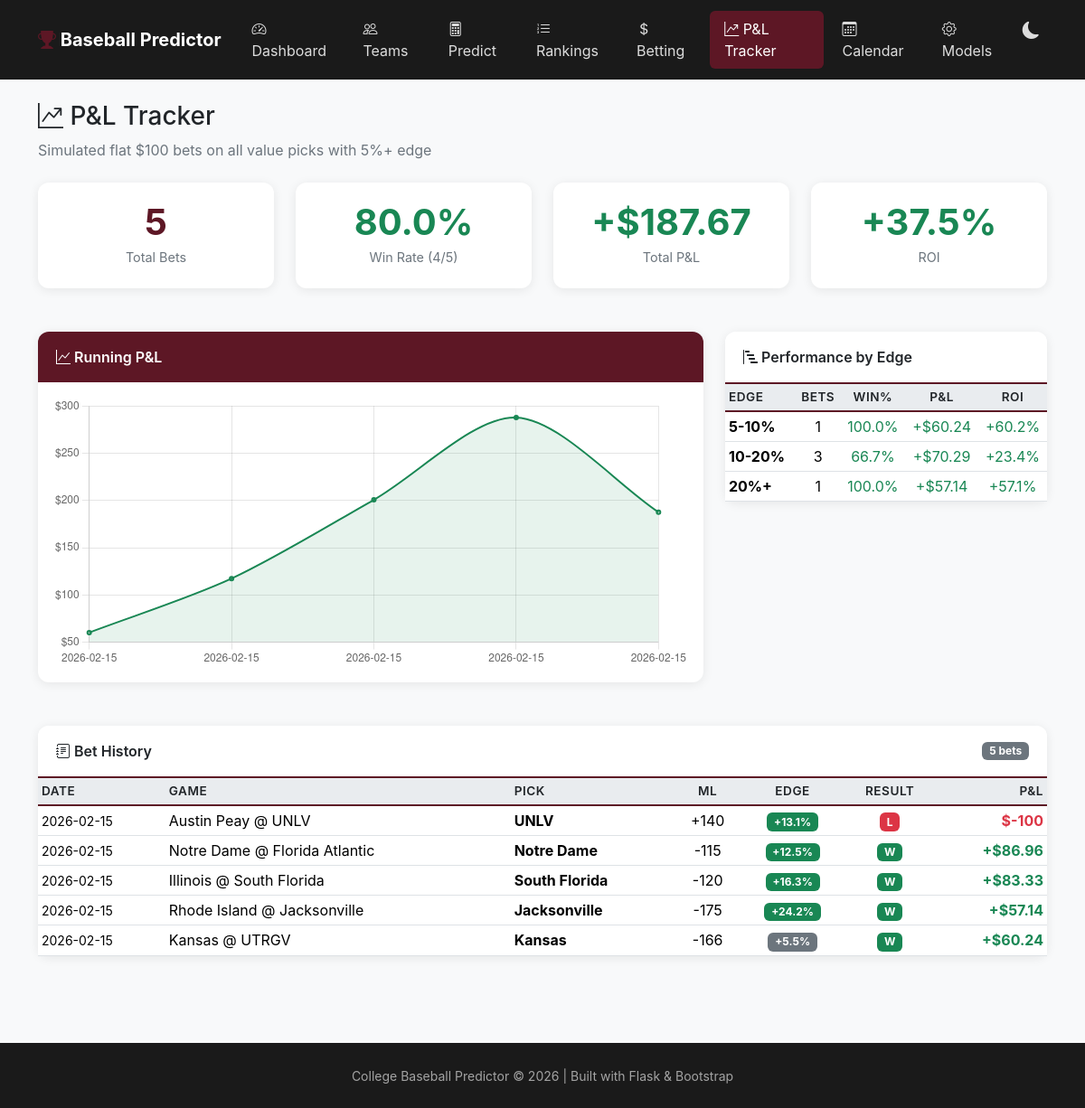
Page /tracker on the committed database.
### tables this page shows
CREATE TABLE model_predictions (
                id INTEGER PRIMARY KEY AUTOINCREMENT,
                game_id TEXT NOT NULL,
                model_name TEXT NOT NULL,
                predicted_home_prob REAL,
                predicted_home_runs REAL,
                predicted_away_runs REAL,
                predicted_at TEXT DEFAULT CURRENT_TIMESTAMP,
                -- Filled in after game
                was_correct INTEGER,
                UNIQUE(game_id, model_name),
                FOREIGN KEY (game_id) REFERENCES games(id)
            );

CREATE TABLE games (
            id TEXT PRIMARY KEY,
            date TEXT NOT NULL,
            time TEXT,
            home_team_id TEXT NOT NULL,
            away_team_id TEXT NOT NULL,
            home_score INTEGER,
            away_score INTEGER,
            winner_id TEXT,
            innings INTEGER DEFAULT 9,
            is_conference_game INTEGER DEFAULT 0,
            is_neutral_site INTEGER DEFAULT 0,
            tournament_id TEXT,
            venue TEXT,
            attendance INTEGER,
            notes TEXT,
            status TEXT DEFAULT 'scheduled',  -- scheduled, final, postponed, cancelled
            created_at TEXT DEFAULT CURRENT_TIMESTAMP,
            updated_at TEXT DEFAULT CURRENT_TIMESTAMP,
            FOREIGN KEY (home_team_id) REFERENCES teams(id),
            FOREIGN KEY (away_team_id) REFERENCES teams(id),
            FOREIGN KEY (tournament_id) REFERENCES tournaments(id)
        );

CREATE TABLE teams (
            id TEXT PRIMARY KEY,
            name TEXT NOT NULL,
            nickname TEXT,
            conference TEXT,
            division TEXT,
            athletics_url TEXT,
            preseason_rank INTEGER,
            current_rank INTEGER,
            created_at TEXT DEFAULT CURRENT_TIMESTAMP,
            updated_at TEXT DEFAULT CURRENT_TIMESTAMP
        );

CREATE TABLE betting_lines (
            id INTEGER PRIMARY KEY AUTOINCREMENT,
            game_id TEXT,
            date TEXT NOT NULL,
            home_team_id TEXT NOT NULL,
            away_team_id TEXT NOT NULL,
            book TEXT DEFAULT 'draftkings',
            -- Moneyline (American odds)
            home_ml INTEGER,
            away_ml INTEGER,
            -- Run line
            home_spread REAL,
            home_spread_odds INTEGER,
            away_spread REAL,
            away_spread_odds INTEGER,
            -- Totals
            over_under REAL,
            over_odds INTEGER,
            under_odds INTEGER,
            -- Timestamps
            captured_at TEXT DEFAULT CURRENT_TIMESTAMP,
            FOREIGN KEY (home_team_id) REFERENCES teams(id),
            FOREIGN KEY (away_team_id) REFERENCES teams(id)
        );

### web/app.py (the view)
@app.route('/tracker')
def tracker():
    conn = get_connection()
    c = conn.cursor()
    c.execute('''
        SELECT mp.game_id, mp.model_name, mp.predicted_home_prob,
               g.date, g.home_team_id, g.away_team_id, g.home_score, g.away_score, g.winner_id,
               ht.name as home_name, at.name as away_name,
               b.home_ml, b.away_ml
        FROM model_predictions mp
        JOIN games g ON mp.game_id = g.id
        JOIN teams ht ON g.home_team_id = ht.id
        JOIN teams at ON g.away_team_id = at.id
        JOIN betting_lines b ON b.game_id = g.id
        WHERE mp.model_name = 'ensemble'
          AND g.status = 'final'
          AND g.winner_id IS NOT NULL
          AND b.home_ml IS NOT NULL
          AND b.away_ml IS NOT NULL
        ORDER BY g.date
    ''')
    rows = [dict(r) for r in c.fetchall()]
    nn_preds = {}
    c.execute('''
        SELECT game_id, predicted_home_prob FROM model_predictions
        WHERE model_name = 'neural' AND predicted_home_prob IS NOT NULL
    ''')
    for r in c.fetchall():
        nn_preds[r['game_id']] = r['predicted_home_prob']
    conn.close()
    bets = []
    for row in rows:
        ens_prob = row['predicted_home_prob']
        nn_prob = nn_preds.get(row['game_id'])
        if nn_prob is not None:
            model_home_prob = nn_prob * 0.6 + ens_prob * 0.4
        else:
            model_home_prob = ens_prob
        try:
            dk_home = american_to_implied_prob(row['home_ml'])
            dk_away = american_to_implied_prob(row['away_ml'])
            total = dk_home + dk_away
            dk_home_fair = dk_home / total
        except:
            continue
        home_edge = (model_home_prob - dk_home_fair) * 100
        away_edge = ((1 - model_home_prob) - (1 - dk_home_fair)) * 100
        if home_edge > away_edge:
            pick_home = True
            edge = home_edge
            ml = row['home_ml']
            pick_name = row['home_name']
        else:
            pick_home = False
            edge = away_edge
            ml = row['away_ml']
            pick_name = row['away_name']
        if edge < 5:
            continue
        if pick_home:
            won = row['winner_id'] == row['home_team_id']
        else:
            won = row['winner_id'] == row['away_team_id']
        if won:
            if ml > 0:
                profit = ml
            else:
                profit = 100 / abs(ml) * 100
        else:
            profit = -100
        bets.append({
            'date': row['date'],
            'game': f"{row['away_name']} @ {row['home_name']}",
            'pick': pick_name,
            'moneyline': ml,
            'edge': round(edge, 1),
            'won': won,
            'profit': round(profit, 2)
        })
    total_bets = len(bets)
    wins = sum(1 for b in bets if b['won'])
    total_pl = sum(b['profit'] for b in bets)
    win_rate = round(wins / total_bets * 100, 1) if total_bets > 0 else 0
    roi = round(total_pl / (total_bets * 100) * 100, 1) if total_bets > 0 else 0
    running_pl = []
    cumulative = 0
    for b in bets:
        cumulative += b['profit']
        running_pl.append({'date': b['date'], 'pl': round(cumulative, 2)})
    buckets = {
        '5-10%': {'bets': [], 'label': '5-10%'},
        '10-20%': {'bets': [], 'label': '10-20%'},
        '20%+': {'bets': [], 'label': '20%+'}
    }
    for b in bets:
        if b['edge'] >= 20:
            buckets['20%+']['bets'].append(b)
        elif b['edge'] >= 10:
            buckets['10-20%']['bets'].append(b)
        else:
            buckets['5-10%']['bets'].append(b)
    bucket_stats = []
    for key in ('5-10%', '10-20%', '20%+'):
        bb = buckets[key]['bets']
        if bb:
            bw = sum(1 for x in bb if x['won'])
            bp = sum(x['profit'] for x in bb)
            bucket_stats.append({
                'label': key,
                'count': len(bb),
                'wins': bw,
                'win_rate': round(bw / len(bb) * 100, 1),
                'pl': round(bp, 2),
                'roi': round(bp / (len(bb) * 100) * 100, 1)
            })
        else:
            bucket_stats.append({'label': key, 'count': 0, 'wins': 0, 'win_rate': 0, 'pl': 0, 'roi': 0})
    return render_template('tracker.html',
                          bets=bets,
                          total_bets=total_bets,
                          wins=wins,
                          win_rate=win_rate,
                          total_pl=round(total_pl, 2),
                          roi=roi,
                          running_pl=running_pl,
                          bucket_stats=bucket_stats)

### web/templates/tracker.html (shortened to what this page needs)
{% extends "base.html" %}
{% block content %}
<div class="mb-4">
    <h1 class="h3"><i class="bi bi-graph-up-arrow"></i> P&L Tracker</h1>
    <p class="text-muted">Simulated flat $100 bets on all value picks with 5%+ edge</p>
</div>
<div class="row mb-4">
    <div class="col-6 col-md-3">
        <div class="card stat-card">
            <div class="stat-value">{{ total_bets }}</div>
            <div class="stat-label">Total Bets</div>
        </div>
    </div>
    <div class="col-6 col-md-3">
        <div class="card stat-card">
            <div class="stat-value {% if win_rate >= 55 %}text-success{% elif win_rate < 50 %}text-danger{% endif %}">
                {{ win_rate }}%
            </div>
            <div class="stat-label">Win Rate ({{ wins }}/{{ total_bets }})</div>
        </div>
    </div>
    <div class="col-6 col-md-3">
        <div class="card stat-card">
            <div class="stat-value {% if total_pl > 0 %}text-success{% elif total_pl < 0 %}text-danger{% endif %}">
                {{ '+' if total_pl > 0 else '' }}${{ total_pl }}
            </div>
            <div class="stat-label">Total P&L</div>
        </div>
    </div>
    <div class="col-6 col-md-3">
        <div class="card stat-card">
            <div class="stat-value {% if roi > 0 %}text-success{% elif roi < 0 %}text-danger{% endif %}">
                {{ '+' if roi > 0 else '' }}{{ roi }}%
            </div>
            <div class="stat-label">ROI</div>
        </div>
    </div>
</div>
<div class="row">
    <div class="col-lg-8">
        <div class="card">
            <div class="card-header bg-maroon">
                <i class="bi bi-graph-up"></i> Running P&L
            </div>
            <div class="card-body">
                {% if running_pl %}
                <canvas id="plChart" height="300"></canvas>
                {% else %}
                <div class="text-center text-muted py-5">No data yet</div>
                {% endif %}
            </div>
        </div>
    </div>
    <div class="col-lg-4">
        <div class="card">
            <div class="card-header">
                <i class="bi bi-bar-chart-steps"></i> Performance by Edge
            </div>
            <div class="card-body p-0">
                <table class="table table-sm mb-0">
                    <thead>
                        <tr>
                            <th>Edge</th>
                            <th class="text-center">Bets</th>
                            <th class="text-center">Win%</th>
                            <th class="text-center">P&L</th>
                            <th class="text-center">ROI</th>
                        </tr>
                    </thead>
                    <tbody>
                        {% for b in bucket_stats %}
                        <tr>
                            <td><strong>{{ b.label }}</strong></td>
                            <td class="text-center">{{ b.count }}</td>
                            <td class="text-center {% if b.win_rate >= 55 %}text-success{% elif b.win_rate < 50 %}text-danger{% endif %}">
                                {{ b.win_rate }}%
                            </td>
                            <td class="text-center {% if b.pl > 0 %}text-success{% elif b.pl < 0 %}text-danger{% endif %}">
                                {{ '+' if b.pl > 0 else '' }}${{ b.pl }}
                            </td>
                            <td class="text-center {% if b.roi > 0 %}text-success{% elif b.roi < 0 %}text-danger{% endif %}">
                                {{ '+' if b.roi > 0 else '' }}{{ b.roi }}%
                            </td>
                        </tr>
                        {% endfor %}
                    </tbody>
                </table>
            </div>
        </div>
    </div>
</div>
<div class="card mt-4">
    <div class="card-header">
        <div class="d-flex justify-content-between align-items-center">
            <span><i class="bi bi-journal-text"></i> Bet History</span>
            <span class="badge bg-secondary">{{ bets|length }} bets</span>
        </div>
    </div>
    <div class="card-body p-0">
        {% if bets %}
        <div class="table-responsive">
            <table class="table table-hover table-sm mb-0">
                <thead>
                    <tr>
                        <th>Date</th>
                        <th>Game</th>
                        <th>Pick</th>
                        <th class="text-center">ML</th>
                        <th class="text-center">Edge</th>
                        <th class="text-center">Result</th>
                        <th class="text-end">P&L</th>
                    </tr>
                </thead>
                <tbody>
                    {% for bet in bets|reverse %}
                    <tr>
                        <td><small>{{ bet.date }}</small></td>
                        <td>{{ bet.game }}</td>
                        <td><strong>{{ bet.pick }}</strong></td>
                        <td class="text-center">{{ bet.moneyline|format_odds }}</td>
                        <td class="text-center">
                            <span class="badge {% if bet.edge >= 10 %}bg-success{% else %}bg-secondary{% endif %}">
                                +{{ bet.edge }}%
                            </span>
                        </td>
                        <td class="text-center">
                            {% if bet.won %}
                            <span class="badge bg-success">W</span>
                            {% else %}
                            <span class="badge bg-danger">L</span>
                            {% endif %}
                        </td>
                        <td class="text-end {% if bet.profit > 0 %}text-success{% else %}text-danger{% endif %} fw-bold">
                            {{ '+' if bet.profit > 0 else '' }}${{ bet.profit }}
                        </td>
                    </tr>
                    {% endfor %}
                </tbody>
            </table>
        </div>
        {% else %}
        <div class="text-center py-5 text-muted">
            <i class="bi bi-inbox display-4"></i>
            <p class="mt-3">No completed bets to show yet</p>
            <small>Bets will appear here as games with value picks are completed</small>
        </div>
        {% endif %}
    </div>
</div>
{% endblock %}
{% block extra_js %}
{% if running_pl %}
<script>
const ctx = document.getElementById('plChart').getContext('2d');
const data = {{ running_pl|tojson }};
new Chart(ctx, {
    type: 'line',
    data: {
        labels: data.map(d => d.date),
        datasets: [{
            label: 'Cumulative P&L ($)',
            data: data.map(d => d.pl),
            borderColor: data[data.length-1].pl >= 0 ? '#198754' : '#dc3545',
            backgroundColor: data[data.length-1].pl >= 0 ? 'rgba(25,135,84,0.1)' : 'rgba(220,53,69,0.1)',
            fill: true,
            tension: 0.3,
            pointRadius: 2,
            borderWidth: 2
        }]
    },
    options: {
        responsive: true,
        maintainAspectRatio: false,
        plugins: {
            legend: { display: false },
            tooltip: {
                callbacks: {
                    label: function(ctx) {
                        return '$' + ctx.parsed.y.toFixed(2);
                    }
                }
            }
        },
        scales: {
            x: {
                ticks: { maxTicksToShow: 10, maxRotation: 45 }
            },
            y: {
                ticks: {
                    callback: function(val) { return '$' + val; }
                }
            }
        }
    }
});
</script>
{% endif %}
{% endblock %}

### rows in the picture
model_predictions: date "2026-02-15", game "Austin Peay @ UNLV", pick "UNLV", moneyline "+140", edge "13.1", profit "-100"
model_predictions: date "2026-02-15", game "Notre Dame @ Florida Atlantic", pick "Notre Dame", moneyline "-115", edge "12.5", shows "W", profit "+", profit "86.96"
model_predictions: date "2026-02-15", game "Illinois @ South Florida", pick "South Florida", moneyline "-120", edge "16.3", shows "W", profit "+", profit "83.33"
model_predictions: date "2026-02-15", game "Rhode Island @ Jacksonville", pick "Jacksonville", moneyline "-175", edge "24.2", shows "W", profit "+", profit "57.14"
model_predictions: date "2026-02-15", game "Kansas @ UTRGV", pick "Kansas", moneyline "-166", edge "5.5", shows "W", profit "+", profit "60.24"

### other values in the picture
{{ total_bets }} "5"
{{ win_rate }} "80.0"
{{ wins }} "4"
{{ '+' if total_pl > 0 else '' }} "+"
{{ total_pl }} "187.67"
{{ '+' if roi > 0 else '' }} "+"
{{ roi }} "37.5"
{{ b.label }} "5-10%" "10-20%" "20%+"
{{ b.count }} "1" "3" "1"
{{ b.win_rate }} "100.0" "66.7" "100.0"
{{ '+' if b.pl > 0 else '' }} "+" "+" "+"
{{ b.pl }} "60.24" "70.29" "57.14"
{{ '+' if b.roi > 0 else '' }} "+" "+" "+"
{{ b.roi }} "60.2" "23.4" "57.1"
{{ bets|length }} "5"
